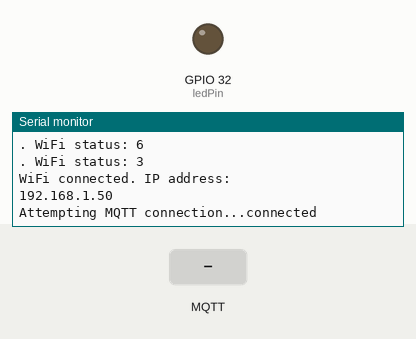
This sketch was run on a simulated ESP32. On the bench: output pins drawn as LEDs (lit = HIGH), the last lines printed to the serial monitor. Inputs (shaded band) come from the test bench. WiFi joins after 1.5 s; servers stay silent unless stated; a WiFi scan finds three made-up networks; no MQTT or app messages arrive unless stated.

Above: at 5.8 s.
5.9 s: MQTT message "1" arrives on the first subscribed topic
At 6.6 s:
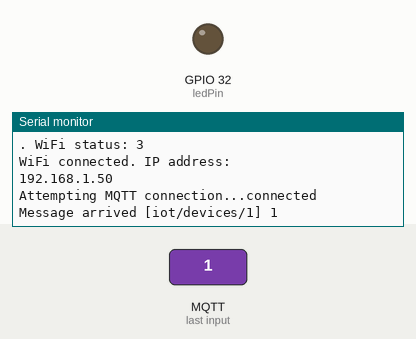
7.4 s: MQTT message "on" arrives on the first subscribed topic
At 8.6 s:
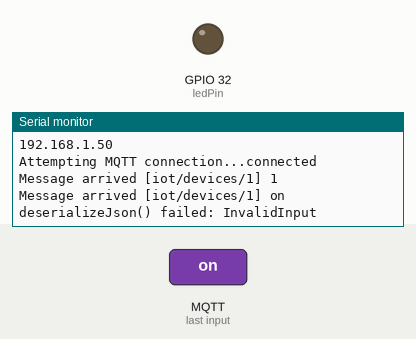
8.9 s: MQTT message "off" arrives on the first subscribed topic
At 10.0 s:
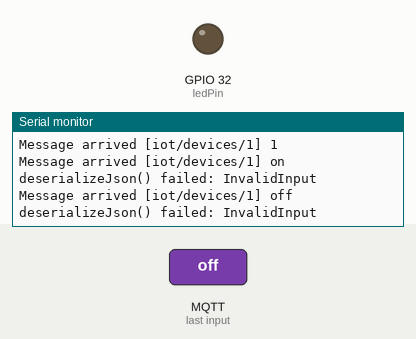

Measured:
- after the input at 5.9 s, the serial monitor: prints a new line at once (image 1)
- after the input at 7.4 s, the serial monitor: prints a new line at once (image 2)
- after the input at 8.9 s, the serial monitor: prints a new line at once (image 3)

The sketch:

essp.ino
```cpp
#include <WiFi.h>
#include <PubSubClient.h>
#include <ArduinoJson.h>

// Wi-Fi credentials
const char* ssid = "KHANG 1";
const char* password = "123456789";

// MQTT broker (IP của máy laptop chạy Docker Mosquitto)
const char* mqtt_server = "192.168.101.6";
const int mqtt_port = 1883;
const char* mqtt_topic = "iot/devices/1";

// LED nối vào GPIO2
const int ledPin = 32;

WiFiClient espClient;
PubSubClient client(espClient);

void setup_wifi() {
  delay(100);
  Serial.print("Connecting to SSID: ");
  Serial.println(ssid);
  WiFi.begin(ssid, password);

  unsigned long startAttemptTime = millis();

  while (WiFi.status() != WL_CONNECTED) {
    delay(500);
    Serial.print(".");
    Serial.print(" WiFi status: ");
    Serial.println(WiFi.status());

    if (millis() - startAttemptTime > 10000) {
      Serial.println("\nFailed to connect to WiFi.");
      while (true); // Ngưng lại thay vì reset để debug
    }
  }

  Serial.println("\nWiFi connected. IP address: ");
  Serial.println(WiFi.localIP());
}


void callback(char* topic, byte* payload, unsigned int length) {
  Serial.print("Message arrived [");
  Serial.print(topic);
  Serial.print("] ");
  Serial.write(payload, length);
  Serial.println();

  StaticJsonDocument<200> doc;
  DeserializationError error = deserializeJson(doc, payload, length);

  if (error) {
    Serial.print("deserializeJson() failed: ");
    Serial.println(error.c_str());
    return;
  }

  if (doc.containsKey("isOn")) {
    bool isOn = doc["isOn"];
    digitalWrite(ledPin, isOn ? HIGH : LOW);
    Serial.print("LED set to: ");
    Serial.println(isOn ? "ON" : "OFF");
  }
}


void reconnect() {
  while (!client.connected()) {
    Serial.print("Attempting MQTT connection...");
    if (client.connect("ESP32Client")) {
      Serial.println("connected");
      client.subscribe(mqtt_topic);
    } else {
      Serial.print("failed, rc=");
      Serial.print(client.state());
      Serial.println(" try again in 1 second");
      delay(1000);
    }
  }
}

void setup() {
  Serial.begin(115200);
  delay(1000); // Chờ ổn định

  WiFi.mode(WIFI_STA); // Rất quan trọng, đặt ESP32 vào chế độ Station trước khi scan

  Serial.println("Scanning WiFi...");
  int n = WiFi.scanNetworks();
  for (int i = 0; i < n; ++i) {
    Serial.print(i + 1);
    Serial.print(": ");
    Serial.println(WiFi.SSID(i));
  }

  pinMode(ledPin, OUTPUT);
  digitalWrite(ledPin, LOW);

  setup_wifi();

  // Kích hoạt MQTT sau khi đã kết nối Wi-Fi
  client.setServer(mqtt_server, mqtt_port);
  client.setCallback(callback);
}


void loop() {
  if (!client.connected()) {
    reconnect();
  }
  client.loop();
}
```
